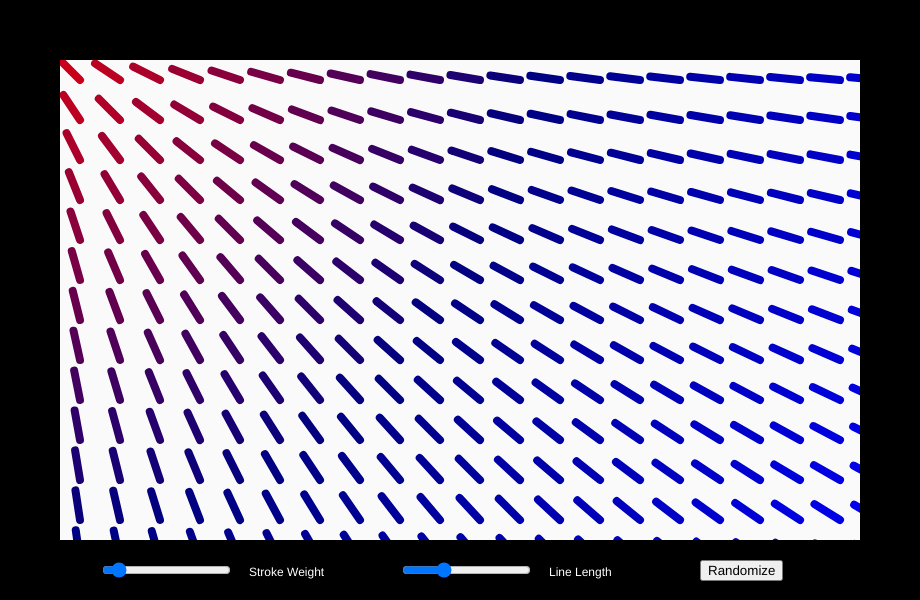
Frame 1 (no input)
Frame 60 (no input): identical to frame 1, image omitted
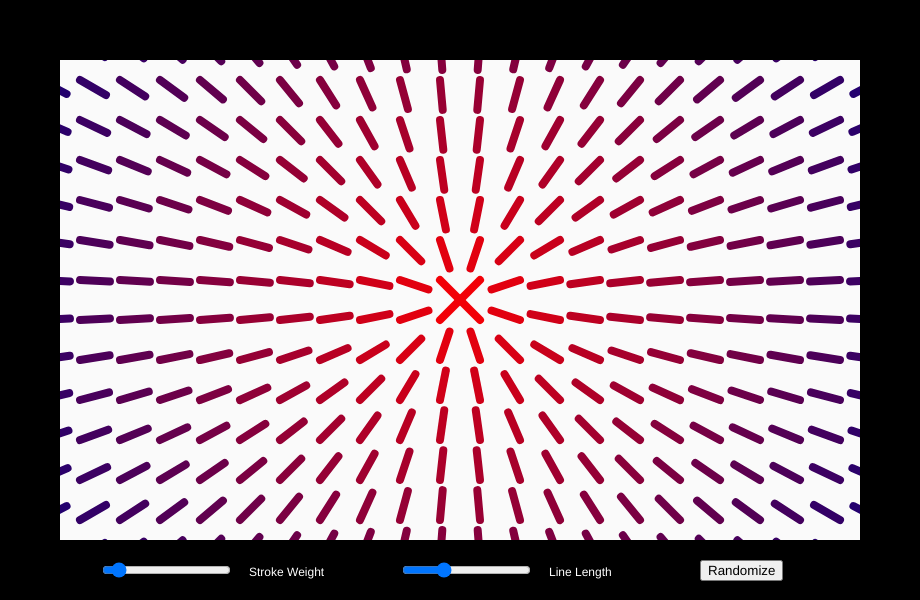
Frame 120 (the mouse pressed at the canvas centre since frame 60)

The p5.js sketch that drew these frames (run headless with seeded random() and noise() and a simulated clock; from frame 60 on, the mouse is pressed at the canvas centre):

// p5.js sketch
// ── sketch.js
//Mike Miller
//GEOG 581 - Data Visualization
//Lab 1 - Due: 9/18/19

let swSlider, llSlider;
let segLength, x, y;


function setup() {
  createCanvas(920, 600);
  max_distance = dist(0, 0, width, height);
  segLength = 30;
  
  swSlider = createSlider(6, 30, 8);
  swSlider.position(100, height - 40);
  llSlider = createSlider(0, 100, 30);
  llSlider.position(400, height - 40);
  button = createButton('Randomize');
  button.position(700, height - 40);
  button.mousePressed(randomize);
  
}

function randomize() {
  for (let i = 0; i < 200; i++) {
    push();
    const sw = swSlider.value(random(6, 30));
    const ll = llSlider.value(random(0, 100));
    pop();
  }

}

function draw() {
  background(250);
  const sw = swSlider.value();
  const ll = llSlider.value();
  strokeWeight(sw);
  segLength = ll;
  
  for (let i = 0; i <= width; i += 40) {
    for (let j = 0; j <= height; j += 40) {
      
      let redColor = dist(mouseX, mouseY, i, j);
      let blueColor = dist(mouseX, mouseY, i, j);
      
      redColor = (redColor / max_distance) * 510
      blueColor = (blueColor / max_distance) * 255
      
      stroke(255 - redColor, 0, blueColor, 255);
      
      dx = mouseX - i;
      dy = mouseY - j;
      angle1 = atan2(dy, dx);
  
      segment(i, j, angle1);
      
    }
  }
  
  fill(0);
  noStroke();
  rect(0, 0, width, 60);
  rect(0, 0, 60, height);
  rect(width - 60, 0, 60, height);
  rect(0, height - 60, width, 90);
  fill(255);
  text('Stroke Weight', swSlider.x + swSlider.width + 20, swSlider.y + 16);
  text('Line Length', llSlider.x + llSlider.width + 20, llSlider.y + 16);

}

function segment(x, y, a) {
  push();
  translate(x, y);
  rotate(a);
  line(0, 0, segLength, 0);
  pop();
}
